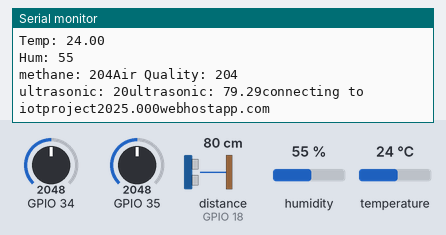
Bench run of a sketch on a simulated ESP32. On the bench: the last lines printed to the serial monitor. Wiring (inferred from the names in the program): ultrasonic range finder: trigger GPIO 5; echo GPIO 18. The test bench sets the inputs (shaded band); at power-on: distance to the obstacle (sensor on GPIO 18) 80 cm, humidity 55 %, GPIO 34 = 2048, GPIO 35 = 2048, temperature 24 °C. The echo pulse lasts 58.3 µs per cm; WiFi joins after 1.5 s; servers stay silent unless stated; uploads are accepted with an empty reply.

Above: at 2.7 s.
2.8 s: distance to the obstacle (sensor on GPIO 18) set to 2 cm
At 3.7 s:
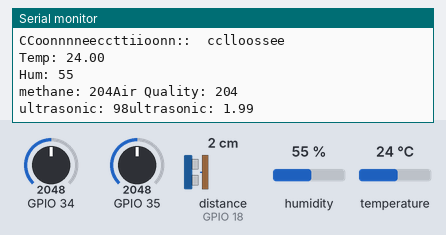
4.7 s: humidity set to 22 %
At 5.58 s:
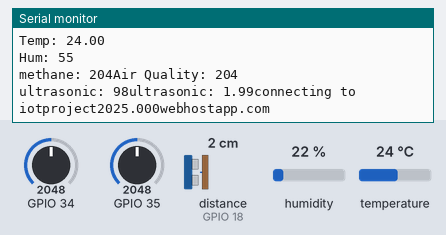
6.6 s: GPIO 34 set to 2866
At 8.0 s:
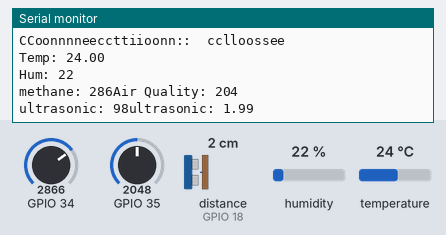
8.5 s: GPIO 35 set to 2866
At 8.9 s:
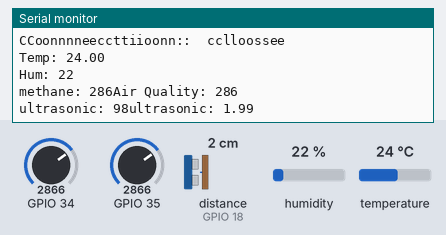
10.4 s: temperature set to 12 °C
At 11.18 s:
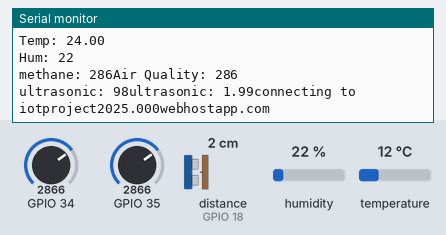
12.3 s: distance to the obstacle (sensor on GPIO 18) set to 35 cm
At 13.6 s:
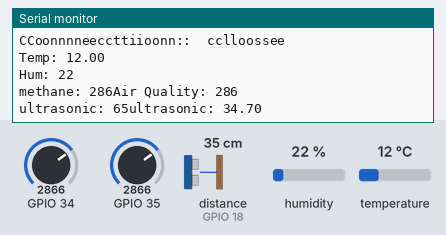
Timing chart, 0 to 15.3 s (numbered marks = the images above; inputs shaded):
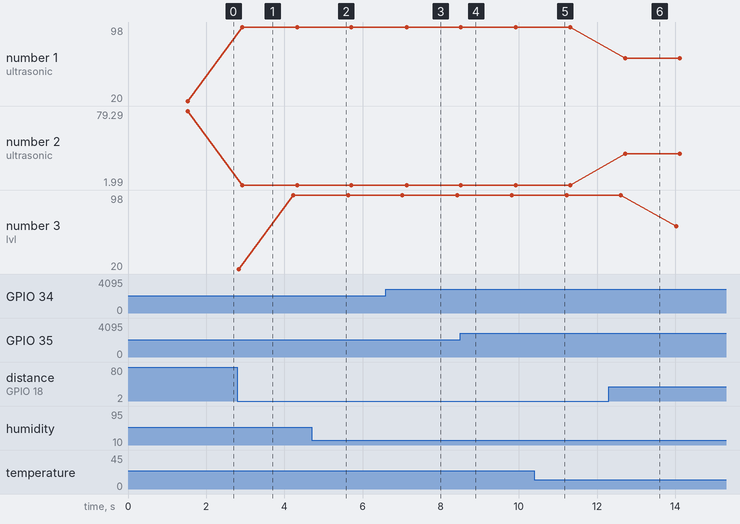

The sketch:

drainage_kit.ino
```cpp
#include <WiFi.h>

const char* ssid     = "wifi001";
const char* password = "12345678";

const char* host = "iotproject2025.000webhostapp.com";
const char* streamId   = "....................";
const char* privateKey = "....................";
int lvl=0;
int aqi=0;
int meth=0;

#include <Adafruit_Sensor.h>

#include "DHT.h"

#define DHTPIN 2     // Digital pin connected to the DHT sensor

#define DHTTYPE DHT11   // DHT 11


DHT dht(DHTPIN, DHTTYPE);

int count1=0;
int count11=0;
int flg=0;
int flag=0;
int btrate=0;
int flg1=0;
int flag1=0;
int btrate1=0;

int spo=0;
int gasv=0;
int delayMS=0;
float tp;
float mv;
int cel;
int sm=0;
int hum=0;
int ws=0;

float distance=0;
float duration=0;
int trig=5;
int echo=18;
void setup(void)
{

  Serial.begin(115200);
  Serial.println();
  Serial.println();
  Serial.print("Connecting to ");
  Serial.println(ssid);

  WiFi.begin(ssid, password);

  while (WiFi.status() != WL_CONNECTED) {
    delay(500);
    Serial.print(".");
  }

  Serial.println("");
  Serial.println("WiFi connected");
  Serial.println("IP address: ");
  Serial.println(WiFi.localIP());
  pinMode(trig,OUTPUT);
  pinMode(echo,INPUT);
}

void loop(void)
{
  temperature();
  humidity();
  methane();
  airquality();
  drainage_level();
delay(1000);
    Serial.print("connecting to ");
  Serial.println(host);

  // Use WiFiClient class to create TCP connections
  WiFiClient client;
  const int httpPort = 80;
  if (!client.connect(host, httpPort)) {
    Serial.println("connection failed");
    return;
  }

  String url = "GET http://iotproject2025.000webhostapp.com/Sewage/update.php?temp="; // Getting info from my online database through my online website
  url+=tp;
  url+="&hum=";
  url+=hum;
  url+="&meth=";
  url+=meth;
  url+="&aqi=";
  url+=aqi;
  url+="&lvl=";
  url+=lvl;
  url+=" HTTP/1.1\r\nHost: iotproject2025.000webhostapp.com\r\n\r\n";
  url += "\r\n\r\n";
  Serial.print("Requesting URL: ");
  Serial.println(url);

  // This will send the request to the server
  client.print(url);
  unsigned long timeout = millis();
  while (client.available() == 0) {
    if (millis() - timeout > 5000) {
      Serial.println(">>> Client Timeout !");
      client.stop();
      return;
    }
  }

  // Read all the lines of the reply from server and print them to Serial
  while(client.available()){
    char a=client.read();
    Serial.print(a);

    //String line = client.readStringUntil('\r');
    //Serial.print(line);

    Serial.print(a);


    }
}
  void temperature()
  {
     tp = dht.readTemperature(false);
 Serial.print("Temp: ");
 Serial.println(tp);

    }

  void humidity()
  {

   hum=dht.readHumidity();

 Serial.print("Hum: ");
 Serial.println(hum);


    }

  void airquality()
  {
    aqi = analogRead(35);
   aqi/=10;
      Serial.print("Air Quality: ");
      Serial.println(aqi);
    }
  void methane()
  {
    meth = analogRead(34);
   meth/=10;
   Serial.print("methane: ");
   Serial.print(meth);
    }
  void drainage_level()
  {

  digitalWrite(trig,LOW);
  delayMicroseconds(2);
  digitalWrite(trig,HIGH);
  delayMicroseconds(10);
  digitalWrite(trig,LOW);
  duration=pulseIn(echo,HIGH);
  distance=duration*.017;

  if(distance>100)
  distance=100;

  lvl = 100-distance;

   Serial.print("ultrasonic: ");
   Serial.print(lvl);
   Serial.print("ultrasonic: ");
   Serial.print(distance);
  delay(100);


    }
```

Measured:
- after the input at 2.8 s, the serial monitor: prints a new line after 0.12 s (image 1)
- after the input at 6.6 s, the serial monitor: prints a new line after 0.52 s (image 3)
- after the input at 8.5 s, the serial monitor: prints a new line at once (image 4)
- after the input at 12.3 s, the serial monitor: prints a new line after 0.42 s (image 6)
- plotted number 1: 20 → 98 after the input at 2.8 s, 98 → 65 after the input at 12.3 s
- plotted number 2: 79.29 → 1.99 after the input at 2.8 s, 1.99 → 34.7 after the input at 12.3 s
- plotted number 3: 98 → 65 after the input at 12.3 s
